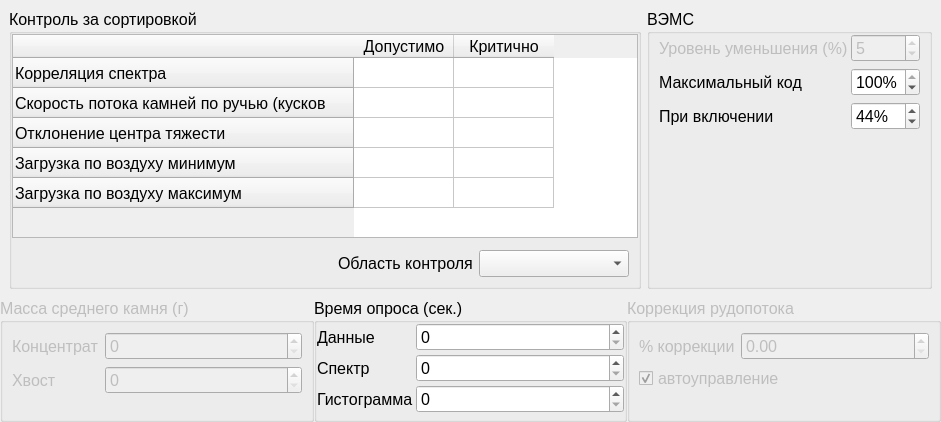
<?xml version="1.0" encoding="UTF-8"?>
<ui version="4.0">
 <class>SPRSettingsControlWidget</class>
 <widget class="QWidget" name="SPRSettingsControlWidget">
  <property name="geometry">
   <rect>
    <x>0</x>
    <y>0</y>
    <width>941</width>
    <height>422</height>
   </rect>
  </property>
  <property name="font">
   <font>
    <family>Tahoma</family>
    <pointsize>12</pointsize>
   </font>
  </property>
  <property name="windowTitle">
   <string>Form</string>
  </property>
  <layout class="QVBoxLayout" name="verticalLayout_2">
   <property name="spacing">
    <number>0</number>
   </property>
   <property name="leftMargin">
    <number>0</number>
   </property>
   <property name="topMargin">
    <number>0</number>
   </property>
   <property name="rightMargin">
    <number>0</number>
   </property>
   <property name="bottomMargin">
    <number>0</number>
   </property>
   <item>
    <widget class="QWidget" name="widget_3" native="true">
     <layout class="QHBoxLayout" name="horizontalLayout_3">
      <item>
       <widget class="QGroupBox" name="groupBox">
        <property name="minimumSize">
         <size>
          <width>550</width>
          <height>280</height>
         </size>
        </property>
        <property name="title">
         <string>Контроль за сортировкой</string>
        </property>
        <layout class="QVBoxLayout" name="verticalLayout">
         <property name="spacing">
          <number>3</number>
         </property>
         <property name="leftMargin">
          <number>0</number>
         </property>
         <property name="topMargin">
          <number>0</number>
         </property>
         <property name="rightMargin">
          <number>0</number>
         </property>
         <property name="bottomMargin">
          <number>0</number>
         </property>
         <item>
          <widget class="QTableWidget" name="tControl">
           <property name="font">
            <font>
             <family>Tahoma</family>
             <pointsize>12</pointsize>
            </font>
           </property>
           <row>
            <property name="text">
             <string>Корреляция спектра</string>
            </property>
           </row>
           <row>
            <property name="text">
             <string>Скорость потока камней по ручью (кусков</string>
            </property>
           </row>
           <row>
            <property name="text">
             <string>Отклонение центра тяжести</string>
            </property>
           </row>
           <row>
            <property name="text">
             <string>Загрузка по воздуху минимум</string>
            </property>
           </row>
           <row>
            <property name="text">
             <string>Загрузка по воздуху максимум</string>
            </property>
           </row>
           <column>
            <property name="text">
             <string>Допустимо</string>
            </property>
           </column>
           <column>
            <property name="text">
             <string>Критично</string>
            </property>
           </column>
           <item row="0" column="0">
            <property name="font">
             <font>
              <family>Tahoma</family>
              <pointsize>12</pointsize>
             </font>
            </property>
           </item>
          </widget>
         </item>
         <item>
          <widget class="QWidget" name="widget" native="true">
           <layout class="QHBoxLayout" name="horizontalLayout">
            <item>
             <spacer name="horizontalSpacer">
              <property name="orientation">
               <enum>Qt::Horizontal</enum>
              </property>
              <property name="sizeHint" stdset="0">
               <size>
                <width>329</width>
                <height>20</height>
               </size>
              </property>
             </spacer>
            </item>
            <item>
             <widget class="QLabel" name="label">
              <property name="text">
               <string>Область контроля</string>
              </property>
             </widget>
            </item>
            <item>
             <widget class="QComboBox" name="cbControlArea">
              <property name="minimumSize">
               <size>
                <width>150</width>
                <height>0</height>
               </size>
              </property>
             </widget>
            </item>
           </layout>
          </widget>
         </item>
        </layout>
       </widget>
      </item>
      <item>
       <widget class="QGroupBox" name="groupBox_5">
        <property name="title">
         <string>ВЭМС</string>
        </property>
        <layout class="QFormLayout" name="formLayout_4">
         <property name="horizontalSpacing">
          <number>3</number>
         </property>
         <property name="leftMargin">
          <number>9</number>
         </property>
         <property name="topMargin">
          <number>0</number>
         </property>
         <property name="rightMargin">
          <number>9</number>
         </property>
         <property name="bottomMargin">
          <number>0</number>
         </property>
         <item row="0" column="0">
          <widget class="QLabel" name="label_8">
           <property name="enabled">
            <bool>false</bool>
           </property>
           <property name="text">
            <string>Уровень уменьшения (%)</string>
           </property>
          </widget>
         </item>
         <item row="0" column="1">
          <widget class="QDoubleSpinBox" name="leVEMSLess">
           <property name="enabled">
            <bool>false</bool>
           </property>
           <property name="decimals">
            <number>0</number>
           </property>
           <property name="maximum">
            <double>100.000000000000000</double>
           </property>
           <property name="value">
            <double>5.000000000000000</double>
           </property>
          </widget>
         </item>
         <item row="2" column="0">
          <widget class="QLabel" name="label_9">
           <property name="text">
            <string>Максимальный код</string>
           </property>
           <property name="wordWrap">
            <bool>false</bool>
           </property>
          </widget>
         </item>
         <item row="2" column="1">
          <widget class="QDoubleSpinBox" name="leVEMSMaxCode">
           <property name="suffix">
            <string>%</string>
           </property>
           <property name="decimals">
            <number>0</number>
           </property>
           <property name="maximum">
            <double>100.000000000000000</double>
           </property>
           <property name="singleStep">
            <double>1.000000000000000</double>
           </property>
           <property name="value">
            <double>100.000000000000000</double>
           </property>
          </widget>
         </item>
         <item row="3" column="0">
          <widget class="QLabel" name="label_10">
           <property name="text">
            <string>При включении</string>
           </property>
          </widget>
         </item>
         <item row="3" column="1">
          <widget class="QDoubleSpinBox" name="leVEMSBeginCode">
           <property name="suffix">
            <string>%</string>
           </property>
           <property name="decimals">
            <number>0</number>
           </property>
           <property name="minimum">
            <double>1.000000000000000</double>
           </property>
           <property name="maximum">
            <double>100.000000000000000</double>
           </property>
           <property name="value">
            <double>44.000000000000000</double>
           </property>
          </widget>
         </item>
        </layout>
       </widget>
      </item>
     </layout>
    </widget>
   </item>
   <item>
    <widget class="QWidget" name="widget_2" native="true">
     <layout class="QHBoxLayout" name="horizontalLayout_2">
      <property name="spacing">
       <number>0</number>
      </property>
      <property name="leftMargin">
       <number>0</number>
      </property>
      <property name="topMargin">
       <number>0</number>
      </property>
      <property name="rightMargin">
       <number>0</number>
      </property>
      <property name="bottomMargin">
       <number>0</number>
      </property>
      <item>
       <widget class="QGroupBox" name="groupBox_2">
        <property name="enabled">
         <bool>false</bool>
        </property>
        <property name="title">
         <string>Масса среднего камня (г)</string>
        </property>
        <layout class="QFormLayout" name="formLayout">
         <item row="0" column="0">
          <widget class="QLabel" name="label_2">
           <property name="text">
            <string>Концентрат</string>
           </property>
          </widget>
         </item>
         <item row="0" column="1">
          <widget class="QSpinBox" name="leWeightAvgConcentrate">
           <property name="maximum">
            <number>10000</number>
           </property>
          </widget>
         </item>
         <item row="1" column="0">
          <widget class="QLabel" name="label_3">
           <property name="text">
            <string>Хвост</string>
           </property>
          </widget>
         </item>
         <item row="1" column="1">
          <widget class="QSpinBox" name="leWeightAvgTail">
           <property name="maximum">
            <number>10000</number>
           </property>
          </widget>
         </item>
         <item row="2" column="1">
          <spacer name="verticalSpacer">
           <property name="orientation">
            <enum>Qt::Vertical</enum>
           </property>
           <property name="sizeHint" stdset="0">
            <size>
             <width>20</width>
             <height>40</height>
            </size>
           </property>
          </spacer>
         </item>
        </layout>
       </widget>
      </item>
      <item>
       <widget class="QGroupBox" name="groupBox_3">
        <property name="title">
         <string>Время опроса (сек.)</string>
        </property>
        <layout class="QFormLayout" name="formLayout_2">
         <property name="horizontalSpacing">
          <number>3</number>
         </property>
         <property name="verticalSpacing">
          <number>3</number>
         </property>
         <property name="leftMargin">
          <number>0</number>
         </property>
         <property name="topMargin">
          <number>0</number>
         </property>
         <property name="rightMargin">
          <number>0</number>
         </property>
         <property name="bottomMargin">
          <number>0</number>
         </property>
         <item row="0" column="0">
          <widget class="QLabel" name="label_4">
           <property name="text">
            <string>Данные</string>
           </property>
          </widget>
         </item>
         <item row="0" column="1">
          <widget class="QSpinBox" name="leTimeMeassureData">
           <property name="maximum">
            <number>60</number>
           </property>
          </widget>
         </item>
         <item row="2" column="0">
          <widget class="QLabel" name="label_5">
           <property name="text">
            <string>Спектр</string>
           </property>
          </widget>
         </item>
         <item row="2" column="1">
          <widget class="QSpinBox" name="leTimeMeassureSpector">
           <property name="maximum">
            <number>60</number>
           </property>
          </widget>
         </item>
         <item row="3" column="1">
          <widget class="QSpinBox" name="leTimeMeassureHistorramm">
           <property name="maximum">
            <number>60</number>
           </property>
          </widget>
         </item>
         <item row="3" column="0">
          <widget class="QLabel" name="label_6">
           <property name="text">
            <string>Гистограмма</string>
           </property>
          </widget>
         </item>
         <item row="4" column="0">
          <spacer name="verticalSpacer_2">
           <property name="orientation">
            <enum>Qt::Vertical</enum>
           </property>
           <property name="sizeHint" stdset="0">
            <size>
             <width>20</width>
             <height>40</height>
            </size>
           </property>
          </spacer>
         </item>
        </layout>
       </widget>
      </item>
      <item>
       <widget class="QGroupBox" name="groupBox_4">
        <property name="enabled">
         <bool>false</bool>
        </property>
        <property name="title">
         <string>Коррекция рудопотока</string>
        </property>
        <layout class="QFormLayout" name="formLayout_3">
         <item row="0" column="0">
          <widget class="QLabel" name="label_7">
           <property name="text">
            <string>% коррекции</string>
           </property>
          </widget>
         </item>
         <item row="0" column="1">
          <widget class="QDoubleSpinBox" name="leCorrectStream"/>
         </item>
         <item row="1" column="0" colspan="2">
          <widget class="QCheckBox" name="cbAutoControlStream">
           <property name="text">
            <string>автоуправление</string>
           </property>
           <property name="checked">
            <bool>true</bool>
           </property>
          </widget>
         </item>
         <item row="2" column="0">
          <spacer name="verticalSpacer_3">
           <property name="orientation">
            <enum>Qt::Vertical</enum>
           </property>
           <property name="sizeHint" stdset="0">
            <size>
             <width>20</width>
             <height>40</height>
            </size>
           </property>
          </spacer>
         </item>
        </layout>
       </widget>
      </item>
     </layout>
    </widget>
   </item>
  </layout>
 </widget>
 <resources/>
 <connections/>
</ui>
